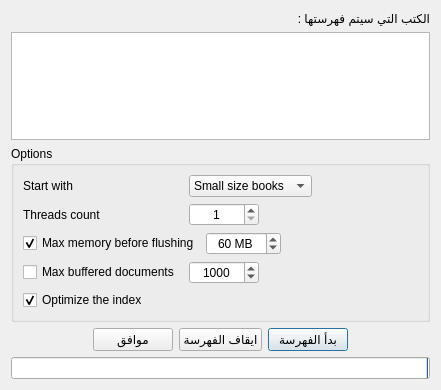
<?xml version="1.0" encoding="UTF-8"?>
<ui version="4.0">
 <class>IndexingDialg</class>
 <widget class="QDialog" name="IndexingDialg">
  <property name="geometry">
   <rect>
    <x>0</x>
    <y>0</y>
    <width>441</width>
    <height>390</height>
   </rect>
  </property>
  <property name="windowTitle">
   <string>Dialog</string>
  </property>
  <property name="layoutDirection">
   <enum>Qt::RightToLeft</enum>
  </property>
  <property name="locale">
   <locale language="Arabic" country="Morocco"/>
  </property>
  <layout class="QVBoxLayout" name="verticalLayout_2">
   <item>
    <widget class="QLabel" name="label">
     <property name="layoutDirection">
      <enum>Qt::RightToLeft</enum>
     </property>
     <property name="locale">
      <locale language="Arabic" country="Morocco"/>
     </property>
     <property name="text">
      <string>الكتب التي سيتم فهرستها :</string>
     </property>
    </widget>
   </item>
   <item>
    <widget class="QListWidget" name="listWidget"/>
   </item>
   <item>
    <widget class="QGroupBox" name="groupBox">
     <property name="layoutDirection">
      <enum>Qt::LeftToRight</enum>
     </property>
     <property name="title">
      <string>Options</string>
     </property>
     <layout class="QVBoxLayout" name="verticalLayout">
      <item>
       <layout class="QHBoxLayout" name="horizontalLayout_5">
        <item>
         <widget class="QLabel" name="label_3">
          <property name="minimumSize">
           <size>
            <width>160</width>
            <height>0</height>
           </size>
          </property>
          <property name="text">
           <string>Start with</string>
          </property>
         </widget>
        </item>
        <item>
         <widget class="QComboBox" name="comboBox">
          <item>
           <property name="text">
            <string>Small size books</string>
           </property>
          </item>
          <item>
           <property name="text">
            <string>Large size books</string>
           </property>
          </item>
         </widget>
        </item>
        <item>
         <spacer name="horizontalSpacer_6">
          <property name="orientation">
           <enum>Qt::Horizontal</enum>
          </property>
          <property name="sizeHint" stdset="0">
           <size>
            <width>40</width>
            <height>20</height>
           </size>
          </property>
         </spacer>
        </item>
       </layout>
      </item>
      <item>
       <layout class="QHBoxLayout" name="horizontalLayout_4">
        <item>
         <widget class="QLabel" name="label_2">
          <property name="minimumSize">
           <size>
            <width>160</width>
            <height>0</height>
           </size>
          </property>
          <property name="text">
           <string>Threads count</string>
          </property>
         </widget>
        </item>
        <item>
         <widget class="QSpinBox" name="spinThreadCount">
          <property name="minimumSize">
           <size>
            <width>70</width>
            <height>0</height>
           </size>
          </property>
          <property name="alignment">
           <set>Qt::AlignCenter</set>
          </property>
          <property name="minimum">
           <number>1</number>
          </property>
          <property name="maximum">
           <number>100</number>
          </property>
         </widget>
        </item>
        <item>
         <spacer name="horizontalSpacer_5">
          <property name="orientation">
           <enum>Qt::Horizontal</enum>
          </property>
          <property name="sizeHint" stdset="0">
           <size>
            <width>40</width>
            <height>20</height>
           </size>
          </property>
         </spacer>
        </item>
       </layout>
      </item>
      <item>
       <layout class="QHBoxLayout" name="horizontalLayout_2">
        <item>
         <widget class="QCheckBox" name="checkRamSize">
          <property name="minimumSize">
           <size>
            <width>160</width>
            <height>0</height>
           </size>
          </property>
          <property name="text">
           <string>Max memory before flushing</string>
          </property>
          <property name="checked">
           <bool>true</bool>
          </property>
         </widget>
        </item>
        <item>
         <widget class="QSpinBox" name="spinRamSize">
          <property name="minimumSize">
           <size>
            <width>70</width>
            <height>0</height>
           </size>
          </property>
          <property name="alignment">
           <set>Qt::AlignCenter</set>
          </property>
          <property name="suffix">
           <string> MB</string>
          </property>
          <property name="minimum">
           <number>10</number>
          </property>
          <property name="maximum">
           <number>4000</number>
          </property>
          <property name="value">
           <number>60</number>
          </property>
         </widget>
        </item>
        <item>
         <spacer name="horizontalSpacer_3">
          <property name="orientation">
           <enum>Qt::Horizontal</enum>
          </property>
          <property name="sizeHint" stdset="0">
           <size>
            <width>40</width>
            <height>20</height>
           </size>
          </property>
         </spacer>
        </item>
       </layout>
      </item>
      <item>
       <layout class="QHBoxLayout" name="horizontalLayout_3">
        <item>
         <widget class="QCheckBox" name="checkMaxDoc">
          <property name="minimumSize">
           <size>
            <width>160</width>
            <height>0</height>
           </size>
          </property>
          <property name="text">
           <string>Max buffered documents</string>
          </property>
         </widget>
        </item>
        <item>
         <widget class="QSpinBox" name="spinMaxDoc">
          <property name="minimumSize">
           <size>
            <width>70</width>
            <height>0</height>
           </size>
          </property>
          <property name="alignment">
           <set>Qt::AlignCenter</set>
          </property>
          <property name="maximum">
           <number>100000</number>
          </property>
          <property name="value">
           <number>1000</number>
          </property>
         </widget>
        </item>
        <item>
         <spacer name="horizontalSpacer_4">
          <property name="orientation">
           <enum>Qt::Horizontal</enum>
          </property>
          <property name="sizeHint" stdset="0">
           <size>
            <width>40</width>
            <height>20</height>
           </size>
          </property>
         </spacer>
        </item>
       </layout>
      </item>
      <item>
       <widget class="QCheckBox" name="checkOptimizeIndex">
        <property name="text">
         <string>Optimize the index</string>
        </property>
        <property name="checked">
         <bool>true</bool>
        </property>
       </widget>
      </item>
     </layout>
    </widget>
   </item>
   <item>
    <layout class="QHBoxLayout" name="horizontalLayout">
     <item>
      <spacer name="horizontalSpacer">
       <property name="orientation">
        <enum>Qt::Horizontal</enum>
       </property>
       <property name="sizeHint" stdset="0">
        <size>
         <width>40</width>
         <height>20</height>
        </size>
       </property>
      </spacer>
     </item>
     <item>
      <widget class="QPushButton" name="pushStartIndexing">
       <property name="text">
        <string>بدأ الفهرسة</string>
       </property>
      </widget>
     </item>
     <item>
      <widget class="QPushButton" name="pushStopIndexing">
       <property name="text">
        <string>ايقاف الفهرسة</string>
       </property>
      </widget>
     </item>
     <item>
      <widget class="QPushButton" name="pushClose">
       <property name="text">
        <string>موافق</string>
       </property>
      </widget>
     </item>
     <item>
      <spacer name="horizontalSpacer_2">
       <property name="orientation">
        <enum>Qt::Horizontal</enum>
       </property>
       <property name="sizeHint" stdset="0">
        <size>
         <width>40</width>
         <height>20</height>
        </size>
       </property>
      </spacer>
     </item>
    </layout>
   </item>
   <item>
    <widget class="QProgressBar" name="progressBar">
     <property name="alignment">
      <set>Qt::AlignCenter</set>
     </property>
    </widget>
   </item>
  </layout>
 </widget>
 <resources/>
 <connections/>
</ui>
